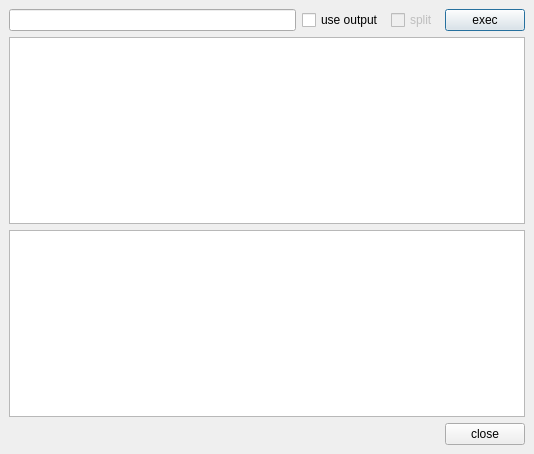
<ui version="4.0" >
 <class>TestDialog</class>
 <widget class="QDialog" name="TestDialog" >
  <property name="geometry" >
   <rect>
    <x>0</x>
    <y>0</y>
    <width>534</width>
    <height>454</height>
   </rect>
  </property>
  <property name="windowTitle" >
   <string>Dialog</string>
  </property>
  <layout class="QVBoxLayout" >
   <property name="margin" >
    <number>9</number>
   </property>
   <property name="spacing" >
    <number>6</number>
   </property>
   <item>
    <layout class="QVBoxLayout" >
     <property name="margin" >
      <number>0</number>
     </property>
     <property name="spacing" >
      <number>6</number>
     </property>
     <item>
      <layout class="QHBoxLayout" >
       <property name="margin" >
        <number>0</number>
       </property>
       <property name="spacing" >
        <number>6</number>
       </property>
       <item>
        <widget class="QLineEdit" name="input" />
       </item>
       <item>
        <widget class="QCheckBox" name="outputasinput" >
         <property name="text" >
          <string>use output</string>
         </property>
        </widget>
       </item>
       <item>
        <widget class="QCheckBox" name="splitoutput" >
         <property name="enabled" >
          <bool>false</bool>
         </property>
         <property name="text" >
          <string>split</string>
         </property>
        </widget>
       </item>
       <item>
        <widget class="QPushButton" name="doExec" >
         <property name="text" >
          <string>exec</string>
         </property>
         <property name="default" >
          <bool>true</bool>
         </property>
        </widget>
       </item>
      </layout>
     </item>
     <item>
      <widget class="QTextEdit" name="output" >
       <property name="acceptRichText" >
        <bool>false</bool>
       </property>
      </widget>
     </item>
     <item>
      <widget class="QTextEdit" name="error" >
       <property name="acceptRichText" >
        <bool>false</bool>
       </property>
      </widget>
     </item>
     <item>
      <layout class="QHBoxLayout" >
       <property name="margin" >
        <number>0</number>
       </property>
       <property name="spacing" >
        <number>6</number>
       </property>
       <item>
        <spacer>
         <property name="orientation" >
          <enum>Qt::Horizontal</enum>
         </property>
         <property name="sizeHint" >
          <size>
           <width>40</width>
           <height>20</height>
          </size>
         </property>
        </spacer>
       </item>
       <item>
        <widget class="QPushButton" name="pushButton" >
         <property name="text" >
          <string>close</string>
         </property>
        </widget>
       </item>
      </layout>
     </item>
    </layout>
   </item>
  </layout>
 </widget>
 <tabstops>
  <tabstop>input</tabstop>
  <tabstop>doExec</tabstop>
  <tabstop>output</tabstop>
  <tabstop>error</tabstop>
 </tabstops>
 <resources/>
 <connections>
  <connection>
   <sender>pushButton</sender>
   <signal>clicked()</signal>
   <receiver>TestDialog</receiver>
   <slot>accept()</slot>
   <hints>
    <hint type="sourcelabel" >
     <x>522</x>
     <y>442</y>
    </hint>
    <hint type="destinationlabel" >
     <x>301</x>
     <y>398</y>
    </hint>
   </hints>
  </connection>
  <connection>
   <sender>outputasinput</sender>
   <signal>toggled(bool)</signal>
   <receiver>splitoutput</receiver>
   <slot>setEnabled(bool)</slot>
   <hints>
    <hint type="sourcelabel" >
     <x>289</x>
     <y>26</y>
    </hint>
    <hint type="destinationlabel" >
     <x>377</x>
     <y>35</y>
    </hint>
   </hints>
  </connection>
 </connections>
</ui>
